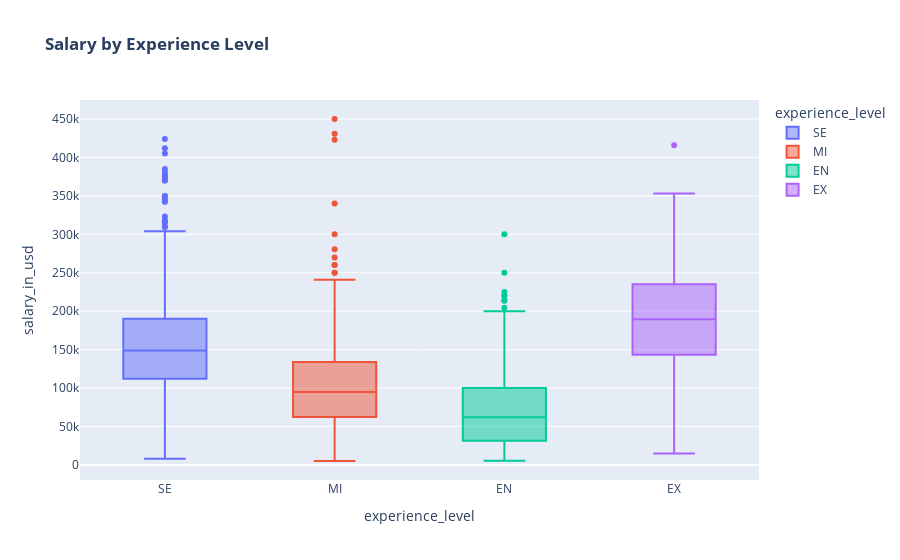

The cell this chart's notebook holds for it:
### Markdown cell above
#### Salaries of Employees Based on Experience Level

### Code cell
labels = {'Experience_level':'experience_level', 'Salary_in_usd':'salary_in_usd'}

font1= {'family':'serif', 'color':'black', 'size':15}
font2= {'family':'serif', 'color':'red', 'size':15}

px.box(salary, x = 'Experience_level', y= 'Salary_in_usd', color = 'Experience_level',labels=labels, title='<b>Salary by Experience Level')

### Figure 1 — Plotly figure (JSON) as saved in the notebook; plotly's stock layout.template omitted (floating-point values rounded to 4 significant figures; data arrays with more than 128 entries replaced by an {"elided": "..."} marker saying what was removed)
{"data": [{"alignmentgroup": "True", "hovertemplate": "experience_level=%{x}<br>salary_in_usd=%{y}<extra></extra>", "legendgroup": "SE", "marker": {"color": "#636efa"}, "name": "SE", "notched": false, "offsetgroup": "SE", "orientation": "v", "showlegend": true, "type": "box", "x": {"elided": "1554 str values"}, "x0": " ", "xaxis": "x", "y": {"elided": "1554 int values"}, "y0": " ", "yaxis": "y"}, {"alignmentgroup": "True", "hovertemplate": "experience_level=%{x}<br>salary_in_usd=%{y}<extra></extra>", "legendgroup": "MI", "marker": {"color": "#EF553B"}, "name": "MI", "notched": false, "offsetgroup": "MI", "orientation": "v", "showlegend": true, "type": "box", "x": {"elided": "664 str values"}, "x0": " ", "xaxis": "x", "y": {"elided": "664 int values"}, "y0": " ", "yaxis": "y"}, {"alignmentgroup": "True", "hovertemplate": "experience_level=%{x}<br>salary_in_usd=%{y}<extra></extra>", "legendgroup": "EN", "marker": {"color": "#00cc96"}, "name": "EN", "notched": false, "offsetgroup": "EN", "orientation": "v", "showlegend": true, "type": "box", "x": {"elided": "270 str values"}, "x0": " ", "xaxis": "x", "y": {"elided": "270 int values"}, "y0": " ", "yaxis": "y"}, {"alignmentgroup": "True", "hovertemplate": "experience_level=%{x}<br>salary_in_usd=%{y}<extra></extra>", "legendgroup": "EX", "marker": {"color": "#ab63fa"}, "name": "EX", "notched": false, "offsetgroup": "EX", "orientation": "v", "showlegend": true, "type": "box", "x": ["EX", "EX", "EX", "EX", "EX", "EX", "EX", "EX", "EX", "EX", "EX", "EX", "EX", "EX", "EX", "EX", "EX", "EX", "EX", "EX", "EX", "EX", "EX", "EX", "EX", "EX", "EX", "EX", "EX", "EX", "EX", "EX", "EX", "EX", "EX", "EX", "EX", "EX", "EX", "EX", "EX", "EX", "EX", "EX", "EX", "EX", "EX", "EX", "EX", "EX", "EX", "EX", "EX", "EX", "EX", "EX", "EX", "EX", "EX", "EX", "EX", "EX", "EX", "EX", "EX", "EX", "EX", "EX", "EX", "EX", "EX", "EX", "EX", "EX", "EX", "EX", "EX", "EX", "EX", "EX", "EX", "EX", "EX", "EX", "EX", "EX", "EX", "EX", "EX", "EX", "EX", "EX", "EX", "EX", "EX", "EX"], "x0": " ", "xaxis": "x", "y": [258750, 185000, 15000, 220000, 205000, 329500, 269600, 145000, 115000, 175000, 110000, 221000, 153000, 200000, 145000, 180000, 155000, 286000, 207000, 353200, 249300, 100000, 265000, 235000, 194500, 115500, 210914, 116704, 167500, 106500, 310000, 239000, 106000, 160288, 127467, 210000, 284000, 236000, 155000, 140000, 314100, 195800, 200000, 300000, 196200, 150900, 200000, 145000, 310000, 239000, 159000, 130000, 205000, 160000, 210000, 157000, 125976, 187200, 116100, 222640, 182160, 297500, 260000, 200000, 180000, 200000, 200000, 150000, 84053, 260500, 175100, 115222, 76309, 242000, 200000, 130000, 110000, 224000, 167875, 175000, 135000, 324000, 216000, 192037, 250000, 130026, 85000, 230000, 153667, 235000, 150000, 79833, 141846, 69741, 416000, 325000], "y0": " ", "yaxis": "y"}], "layout": {"boxmode": "overlay", "legend": {"title": {"text": "experience_level"}, "tracegroupgap": 0}, "title": {"text": "<b>Salary by Experience Level"}, "xaxis": {"anchor": "y", "categoryarray": ["SE", "MI", "EN", "EX"], "categoryorder": "array", "domain": [0, 1], "title": {"text": "experience_level"}}, "yaxis": {"anchor": "x", "domain": [0, 1], "title": {"text": "salary_in_usd"}}}}
